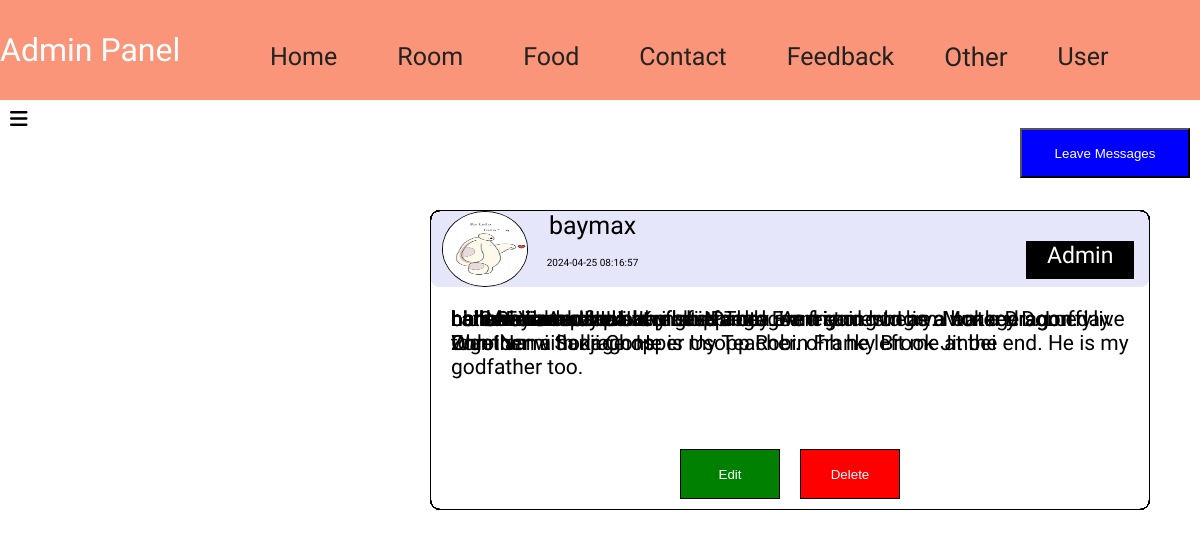
The app's page /admin/admintry.php, older data.
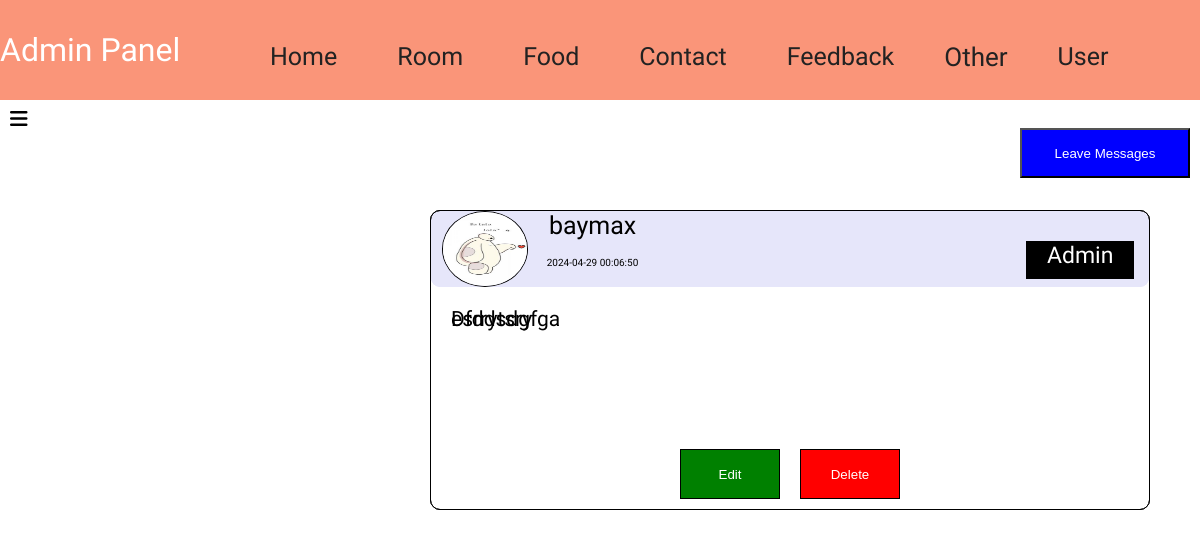
The same page, newer data.
### tables this page shows
CREATE TABLE `messages` (
  `m_id` int(255) NOT NULL,
  `profile` varchar(400) NOT NULL,
  `name` varchar(50) NOT NULL,
  `email` varchar(50) NOT NULL,
  `account_type` varchar(20) NOT NULL,
  `message` varchar(700) NOT NULL,
  `created_at` datetime NOT NULL DEFAULT current_timestamp()
);

### admin/admintry.php (the view, shortened to what this page needs)
<?php
 require('inc/aheader.php');
  ?>
<?php require('inc/anavbar.php'); ?>
<div class="head">
  <div class="menu-icon">
  <a><i class="fa-solid fa-bars fa-lg" onclick="menu()"></i></a>
</div>
<div class="message">
  <a href="message.php"><button>Leave Messages</button></a>
</div>
</div>
<?php
$query="SELECT * FROM messages";
$result=mysqli_query($con,$query);
if($result)
{
  while($data=mysqli_fetch_assoc($result))
  {
    ?>
<div id="post-message">
  <div id="message-header">
<div id="message-profile">
<div id="profilepic">
  <img src="<?php  echo $data['profile'];?>" alt="#" >
</div>
</div>
<div id="post-detail">
    <div id="post-username">
      <p>
<?php echo $data['name']; ?></p>
    </div>
    <div id="post-time">
      <p>
    <?php echo $data['created_at']; ?></p>
    </div>
  </div>
  <div id="account-type">
    <p>
  <?php echo $data['account_type']; ?></p>
  </div>
  </div>
  <div id="message-section">
<p>
<?php echo $data['message']; ?>
</p>
  </div>
  <div id="message-footer">
<a href="message-edit.php?id=<?php echo $data['m_id'];?>"><button value="Edit" id="edit-btn">Edit</button></a>
<a href="message-delete.php?id=<?php echo $data['m_id'];?>"><button value="Delete" id="delete-btn" onclick="confirmDelete()">Delete</button></a>
  </div>
</div>
<?php
  }
}
else{
  echo" <script>
alert('cannot run');
window.location.href='../adminlogin.php';
</script>";
}
?>

### admin/inc/aheader.php (shortened to what this page needs)
<!DOCTYPE html>
<html lang="en">
<head>

### admin/inc/anavbar.php (shortened to what this page needs)
</head>
<body>
  <nav class="navbar">
    <div class="left-nav">
      <P>Admin Panel</P>
    </div>
    <div class="right-nav mt-4">
      <ul>
        <li class="item"><a href="admin.php">Home</a></li>
        <li class="item"><a href="aroom.php">Room</a></li>
        <li class="item"><a href="afood.php">Food</a></li>
        <li class="item"><a href="acontact.php">Contact</a></li>
        <li class="item"><a href="afeedback.php">Feedback</a></li>
        <div class="paste-button">
          <li class="item">Other </li>
        </div>
        <li class="item "><a href="../index.php" onclick="confirmBox()">User</a>
      </ul>
    </div>
  </nav>

### admin/inc/aheader.php (style rules this page uses)
* { padding: 0; margin: 0; box-sizing: border-box; }
.navbar { width: 100%; position: sticky; height: 100px; background-color: #fa9579; display: flex; align-items: center; justify-content: center; top: 0; }
.left-nav { width: 20%; }
.left-nav p { font-size: 2rem; font-family: 'Baloo 2', cursive; font-style: bold; color: white; }
.right-nav { width: 80%; margin-top: 13px; }
.right-nav ul { display: flex; }
.right-nav ul li { list-style: none; margin: 20px; }
.right-nav ul li a { text-decoration: none; color: #222; font-family: 'Baloo 2', cursive; padding: 0px 10px; font-size: 25px; font-weight: 400; position: relative; }

### admin/admintry.php (style rules this page uses)
* { margin: 0; padding: 0; box-sizing: border-box; }
.head { width: 100%; height: 70px; }
.message { position: absolute; right: 10px; }
.message a button { background-color: Blue; color: white; height: 50px; width: 170px; }
.menu-icon { position: relative; margin-left: 10px; top: 10px; }
.message a button { background-color: Blue; color: white; height: 50px; width: 170px; margin: 10px 0px 0px 20px; }
#post-message { display: flex; flex-direction: column; width: 60%; height: 300px; position: absolute; right: 10px; border: solid black 1px; border-radius: 10px; border-collapse: collapse; margin:40px; }
#message-header { width: 100%; height: 80px; display: flex; flex-direction: row; position: relative; background-color: lavender; border-radius: 9px; z-index: -1; }
#message-section { width: 100%; height: 160px; }
#message-section p { font-size: 21px; font-family: 'Baloo 2', cursive; font-weight: 300; padding: 20px; }
#message-footer { width: 100%; height: 70px; display: flex; flex-direction: row; justify-content: center; }
#message-footer a { margin: 10px; }
#message-footer a button { width: 100px; height: 50px; }
#delete-btn { border: 1px solid black; background-color:red; color: white; }
#edit-btn { border: 1px solid black; background-color: green; color: white; }
#message-profile { width: 15%; height: 100%; display: inline-block; }
#post-detail { width: 15%; height: 100%; display: inline-block; }
#account-type { width:15%; height: 50%; display: inline-block; right: 15px; position: absolute; margin-top: 30px; background-color: black; border: 1px solid black; border-collapse: collapse; }
#account-type p { color: white; font-size: 23px; font-family: 'Baloo 2', cursive; text-align: center; }
#post-username { height: 60%; width: 100%; }
#post-username p { font-size: 25px; font-family: 'Baloo 2', cursive; font-weight: 300; text-align: center; }
#post-time { height: 40%; width: 100%; }
#post-time p { font-size: 10px; font-family: 'Baloo 2', cursive; margin-top:0px; text-align: center; }
#profilepic { height:100%; width: 80%; border: 1px solid black; border-radius: 50%; margin: auto; position: relative; }
#profilepic img { width: 100%; height: 100%; border-radius: 50%; position: absolute; }

### admin/inc/anavbar.php (style rules this page uses)
.right-nav ul .paste-button li { text-decoration: none; color: #222; font-family: 'Baloo 2', cursive; font-size: 26px; font-weight: 400; position: relative; }
.paste-button { position: relative; display: inline-block; font-family: 'Segoe UI', Tahoma, Geneva, Verdana, sans-serif; }

Row changes from the older to the newer data that the page shows:
removed messages: profile (picture), name "moana", created_at "2024-04-24 20:16:39", account_type "Admin", message "ohhh! i am moana"
removed messages: profile (picture), name "luffy", created_at "2024-04-24 20:23:33", account_type "Admin", message "hello we are strawhat pirates.They are my crew. I am Monkey D. Luffy. Zoro Nami Sanji Chopper Usopp Robin Franky Brook Jinbei"
removed messages: profile (picture), name "yi", created_at "2024-04-24 20:25:17", account_type "Admin", message "hi i am Yi. And he is my bestfriend Everest."
removed messages: profile (picture), name "panda", created_at "2024-04-24 20:28:33", account_type "Admin", message "hehehe i am panda. Kungfu Panda. And i am hungry. I am a Dragon Warrior."
removed messages: profile (picture), name "gemfot", created_at "2024-04-24 20:31:28", account_type "Admin", message "ohhhhhhhhhh!!!!!!! i love shipping."
removed messages: profile (picture), name "raya", created_at "2024-04-24 20:33:17", account_type "Admin", message "hi there i am raya. ohh i have a dragon friend. she is a water dragon. i live together with dragons."
removed messages: profile (picture), name "naruto", created_at "2024-04-24 20:38:13", account_type "Admin", message "hello i am naruto. Uzumaki Naruto. I am going to be a hokage someday. Ohh I am a hokage. He is my Teacher. ohh he left me at the end. He is my godfather too."
removed messages: profile (picture), name "baymax", created_at "2024-04-24 21:10:18", account_type "Admin", message "i am Baymax."
removed messages: profile (picture), name "baymax", created_at "2024-04-25 08:16:14", account_type "Admin", message "hiuSAFoiaweufopaweuf"
removed messages: profile (picture), name "baymax", created_at "2024-04-25 08:16:57", account_type "Admin", message "i am archana"
added messages: profile (picture), name "baymax", created_at "2024-04-29 00:02:18", account_type "Admin", message "esrrytsry"
added messages: profile (picture), name "baymax", created_at "2024-04-29 00:06:50", account_type "Admin", message "Dfddsdgfga"
